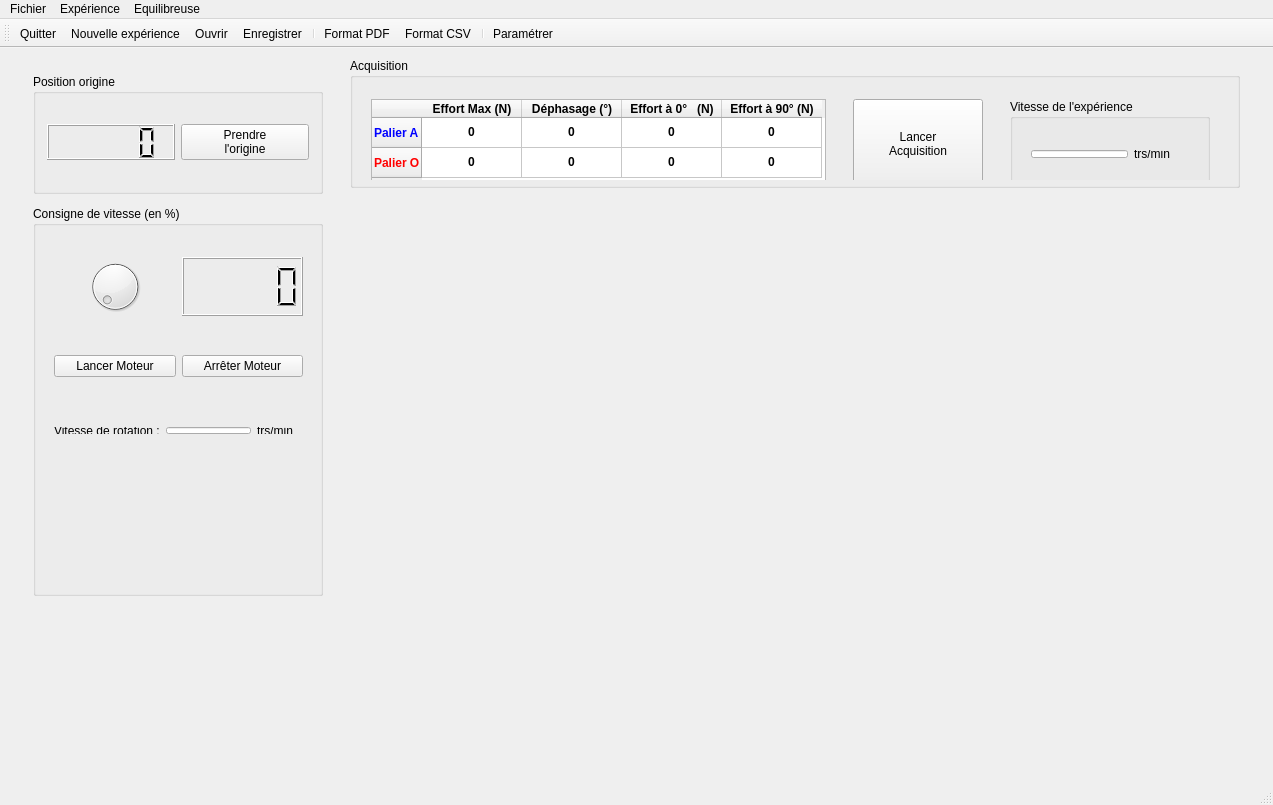
<?xml version="1.0" encoding="UTF-8"?>
<ui version="4.0">
 <class>Equilibreuse</class>
 <widget class="QMainWindow" name="Equilibreuse">
  <property name="geometry">
   <rect>
    <x>0</x>
    <y>0</y>
    <width>1273</width>
    <height>805</height>
   </rect>
  </property>
  <property name="windowTitle">
   <string>Equilibreuse</string>
  </property>
  <property name="styleSheet">
   <string notr="true"/>
  </property>
  <widget class="QWidget" name="centralWidget">
   <widget class="QWidget" name="layoutWidget">
    <property name="geometry">
     <rect>
      <x>8</x>
      <y>9</y>
      <width>341</width>
      <height>741</height>
     </rect>
    </property>
    <layout class="QGridLayout" name="gridLayout_3">
     <item row="0" column="0">
      <widget class="QGroupBox" name="groupeBoxOrigine">
       <property name="minimumSize">
        <size>
         <width>290</width>
         <height>120</height>
        </size>
       </property>
       <property name="maximumSize">
        <size>
         <width>290</width>
         <height>120</height>
        </size>
       </property>
       <property name="title">
        <string>Position origine</string>
       </property>
       <layout class="QGridLayout" name="gridLayout_2">
        <item row="0" column="0">
         <layout class="QGridLayout" name="gridLayout">
          <item row="0" column="0">
           <widget class="QLCDNumber" name="lcdNumberOrigine"/>
          </item>
          <item row="0" column="1">
           <widget class="QPushButton" name="buttonPrendreOrigine">
            <property name="text">
             <string>Prendre
l'origine</string>
            </property>
           </widget>
          </item>
         </layout>
        </item>
       </layout>
      </widget>
     </item>
     <item row="1" column="0">
      <widget class="QGroupBox" name="groupeBoxConsigneVitesse">
       <property name="minimumSize">
        <size>
         <width>290</width>
         <height>390</height>
        </size>
       </property>
       <property name="maximumSize">
        <size>
         <width>280</width>
         <height>390</height>
        </size>
       </property>
       <property name="title">
        <string>Consigne de vitesse (en %)</string>
       </property>
       <widget class="QWidget" name="layoutWidget_2">
        <property name="geometry">
         <rect>
          <x>10</x>
          <y>210</y>
          <width>271</width>
          <height>29</height>
         </rect>
        </property>
        <layout class="QHBoxLayout" name="horizontalLayoutVitesseRotation">
         <item>
          <widget class="QLabel" name="label_VitesseRotation">
           <property name="text">
            <string>Vitesse de rotation :</string>
           </property>
          </widget>
         </item>
         <item>
          <widget class="QLineEdit" name="lineEditVitesseMoteur"/>
         </item>
         <item>
          <widget class="QLabel" name="label_Unite1">
           <property name="text">
            <string>trs/min   </string>
           </property>
          </widget>
         </item>
        </layout>
       </widget>
       <widget class="QWidget" name="layoutWidget_3">
        <property name="geometry">
         <rect>
          <x>10</x>
          <y>130</y>
          <width>271</width>
          <height>61</height>
         </rect>
        </property>
        <layout class="QHBoxLayout" name="horizontalLayout">
         <item>
          <widget class="QPushButton" name="buttonLancerMoteur">
           <property name="text">
            <string>Lancer Moteur</string>
           </property>
          </widget>
         </item>
         <item>
          <widget class="QPushButton" name="buttonArretMoteur">
           <property name="text">
            <string>Arrêter Moteur</string>
           </property>
          </widget>
         </item>
        </layout>
       </widget>
       <widget class="QWidget" name="layoutWidget_4">
        <property name="geometry">
         <rect>
          <x>10</x>
          <y>40</y>
          <width>271</width>
          <height>81</height>
         </rect>
        </property>
        <layout class="QHBoxLayout" name="horizontalLayout_2">
         <item>
          <widget class="QDial" name="buttonFixerConsigneVitesse">
           <property name="maximum">
            <number>100</number>
           </property>
          </widget>
         </item>
         <item>
          <widget class="QLCDNumber" name="lcdNumberPourcentageVitesse"/>
         </item>
        </layout>
       </widget>
      </widget>
     </item>
     <item row="2" column="0">
      <widget class="QWidget" name="widgetImage" native="true">
       <property name="minimumSize">
        <size>
         <width>290</width>
         <height>170</height>
        </size>
       </property>
       <property name="maximumSize">
        <size>
         <width>290</width>
         <height>170</height>
        </size>
       </property>
       <property name="styleSheet">
        <string notr="true">Border-image: url(:/images/Maquette.png);</string>
       </property>
      </widget>
     </item>
    </layout>
   </widget>
   <widget class="QWidget" name="widgetCourbes" native="true">
    <property name="geometry">
     <rect>
      <x>370</x>
      <y>140</y>
      <width>890</width>
      <height>609</height>
     </rect>
    </property>
    <property name="minimumSize">
     <size>
      <width>890</width>
      <height>600</height>
     </size>
    </property>
   </widget>
   <widget class="QGroupBox" name="groupeBoxAcquisition">
    <property name="geometry">
     <rect>
      <x>350</x>
      <y>10</y>
      <width>890</width>
      <height>130</height>
     </rect>
    </property>
    <property name="minimumSize">
     <size>
      <width>890</width>
      <height>130</height>
     </size>
    </property>
    <property name="maximumSize">
     <size>
      <width>890</width>
      <height>130</height>
     </size>
    </property>
    <property name="title">
     <string>Acquisition</string>
    </property>
    <widget class="QWidget" name="layoutWidget_5">
     <property name="geometry">
      <rect>
       <x>10</x>
       <y>30</y>
       <width>861</width>
       <height>92</height>
      </rect>
     </property>
     <layout class="QHBoxLayout" name="horizontalLayout_4">
      <item>
       <widget class="QTableWidget" name="tableWidgetAcquisition">
        <property name="minimumSize">
         <size>
          <width>455</width>
          <height>85</height>
         </size>
        </property>
        <property name="maximumSize">
         <size>
          <width>455</width>
          <height>85</height>
         </size>
        </property>
        <property name="verticalScrollBarPolicy">
         <enum>Qt::ScrollBarAlwaysOff</enum>
        </property>
        <property name="horizontalScrollBarPolicy">
         <enum>Qt::ScrollBarAlwaysOff</enum>
        </property>
        <property name="editTriggers">
         <set>QAbstractItemView::NoEditTriggers</set>
        </property>
        <property name="tabKeyNavigation">
         <bool>false</bool>
        </property>
        <property name="showDropIndicator" stdset="0">
         <bool>false</bool>
        </property>
        <property name="dragDropOverwriteMode">
         <bool>false</bool>
        </property>
        <row>
         <property name="text">
          <string>Palier A</string>
         </property>
         <property name="font">
          <font>
           <weight>75</weight>
           <bold>true</bold>
          </font>
         </property>
         <property name="textAlignment">
          <set>AlignLeading|AlignVCenter</set>
         </property>
         <property name="foreground">
          <brush brushstyle="SolidPattern">
           <color alpha="255">
            <red>0</red>
            <green>0</green>
            <blue>255</blue>
           </color>
          </brush>
         </property>
        </row>
        <row>
         <property name="text">
          <string>Palier O</string>
         </property>
         <property name="font">
          <font>
           <weight>75</weight>
           <bold>true</bold>
          </font>
         </property>
         <property name="foreground">
          <brush brushstyle="SolidPattern">
           <color alpha="255">
            <red>255</red>
            <green>0</green>
            <blue>0</blue>
           </color>
          </brush>
         </property>
        </row>
        <column>
         <property name="text">
          <string>Effort Max (N)</string>
         </property>
         <property name="font">
          <font>
           <weight>75</weight>
           <bold>true</bold>
          </font>
         </property>
        </column>
        <column>
         <property name="text">
          <string>Déphasage (°)</string>
         </property>
         <property name="font">
          <font>
           <weight>75</weight>
           <bold>true</bold>
          </font>
         </property>
        </column>
        <column>
         <property name="text">
          <string>Effort à 0°   (N)</string>
         </property>
         <property name="font">
          <font>
           <weight>75</weight>
           <bold>true</bold>
          </font>
         </property>
        </column>
        <column>
         <property name="text">
          <string>Effort à 90° (N)</string>
         </property>
         <property name="font">
          <font>
           <weight>75</weight>
           <bold>true</bold>
          </font>
         </property>
        </column>
        <item row="0" column="0">
         <property name="text">
          <string>0</string>
         </property>
         <property name="toolTip">
          <string/>
         </property>
         <property name="whatsThis">
          <string/>
         </property>
         <property name="font">
          <font>
           <weight>75</weight>
           <bold>true</bold>
          </font>
         </property>
         <property name="textAlignment">
          <set>AlignCenter</set>
         </property>
         <property name="foreground">
          <brush brushstyle="NoBrush">
           <color alpha="255">
            <red>0</red>
            <green>0</green>
            <blue>255</blue>
           </color>
          </brush>
         </property>
        </item>
        <item row="0" column="1">
         <property name="text">
          <string>0</string>
         </property>
         <property name="font">
          <font>
           <weight>75</weight>
           <bold>true</bold>
          </font>
         </property>
         <property name="textAlignment">
          <set>AlignCenter</set>
         </property>
         <property name="foreground">
          <brush brushstyle="NoBrush">
           <color alpha="255">
            <red>0</red>
            <green>0</green>
            <blue>255</blue>
           </color>
          </brush>
         </property>
        </item>
        <item row="0" column="2">
         <property name="text">
          <string>0</string>
         </property>
         <property name="font">
          <font>
           <weight>75</weight>
           <bold>true</bold>
          </font>
         </property>
         <property name="textAlignment">
          <set>AlignCenter</set>
         </property>
         <property name="foreground">
          <brush brushstyle="NoBrush">
           <color alpha="255">
            <red>0</red>
            <green>0</green>
            <blue>255</blue>
           </color>
          </brush>
         </property>
        </item>
        <item row="0" column="3">
         <property name="text">
          <string>0</string>
         </property>
         <property name="font">
          <font>
           <weight>75</weight>
           <bold>true</bold>
          </font>
         </property>
         <property name="textAlignment">
          <set>AlignCenter</set>
         </property>
         <property name="foreground">
          <brush brushstyle="NoBrush">
           <color alpha="255">
            <red>0</red>
            <green>0</green>
            <blue>255</blue>
           </color>
          </brush>
         </property>
        </item>
        <item row="1" column="0">
         <property name="text">
          <string>0</string>
         </property>
         <property name="font">
          <font>
           <weight>75</weight>
           <bold>true</bold>
          </font>
         </property>
         <property name="textAlignment">
          <set>AlignCenter</set>
         </property>
         <property name="background">
          <brush brushstyle="NoBrush">
           <color alpha="255">
            <red>0</red>
            <green>0</green>
            <blue>0</blue>
           </color>
          </brush>
         </property>
         <property name="foreground">
          <brush brushstyle="NoBrush">
           <color alpha="255">
            <red>255</red>
            <green>0</green>
            <blue>0</blue>
           </color>
          </brush>
         </property>
        </item>
        <item row="1" column="1">
         <property name="text">
          <string>0</string>
         </property>
         <property name="font">
          <font>
           <weight>75</weight>
           <bold>true</bold>
          </font>
         </property>
         <property name="textAlignment">
          <set>AlignCenter</set>
         </property>
         <property name="background">
          <brush brushstyle="NoBrush">
           <color alpha="255">
            <red>0</red>
            <green>0</green>
            <blue>0</blue>
           </color>
          </brush>
         </property>
         <property name="foreground">
          <brush brushstyle="NoBrush">
           <color alpha="255">
            <red>255</red>
            <green>0</green>
            <blue>0</blue>
           </color>
          </brush>
         </property>
        </item>
        <item row="1" column="2">
         <property name="text">
          <string>0</string>
         </property>
         <property name="toolTip">
          <string notr="true"/>
         </property>
         <property name="font">
          <font>
           <weight>75</weight>
           <bold>true</bold>
          </font>
         </property>
         <property name="textAlignment">
          <set>AlignCenter</set>
         </property>
         <property name="foreground">
          <brush brushstyle="NoBrush">
           <color alpha="255">
            <red>255</red>
            <green>0</green>
            <blue>0</blue>
           </color>
          </brush>
         </property>
        </item>
        <item row="1" column="3">
         <property name="text">
          <string>0</string>
         </property>
         <property name="font">
          <font>
           <weight>75</weight>
           <bold>true</bold>
          </font>
         </property>
         <property name="textAlignment">
          <set>AlignCenter</set>
         </property>
         <property name="foreground">
          <brush brushstyle="NoBrush">
           <color alpha="255">
            <red>255</red>
            <green>0</green>
            <blue>0</blue>
           </color>
          </brush>
         </property>
        </item>
       </widget>
      </item>
      <item>
       <spacer name="horizontalSpacer">
        <property name="orientation">
         <enum>Qt::Horizontal</enum>
        </property>
        <property name="sizeHint" stdset="0">
         <size>
          <width>40</width>
          <height>20</height>
         </size>
        </property>
       </spacer>
      </item>
      <item>
       <widget class="QPushButton" name="buttonLancerAcquisition">
        <property name="minimumSize">
         <size>
          <width>130</width>
          <height>90</height>
         </size>
        </property>
        <property name="maximumSize">
         <size>
          <width>130</width>
          <height>90</height>
         </size>
        </property>
        <property name="text">
         <string>Lancer
Acquisition</string>
        </property>
       </widget>
      </item>
      <item>
       <spacer name="horizontalSpacer_2">
        <property name="orientation">
         <enum>Qt::Horizontal</enum>
        </property>
        <property name="sizeHint" stdset="0">
         <size>
          <width>40</width>
          <height>20</height>
         </size>
        </property>
       </spacer>
      </item>
      <item>
       <widget class="QGroupBox" name="groupBoxVitesse">
        <property name="minimumSize">
         <size>
          <width>200</width>
          <height>90</height>
         </size>
        </property>
        <property name="maximumSize">
         <size>
          <width>200</width>
          <height>90</height>
         </size>
        </property>
        <property name="title">
         <string>Vitesse de l'expérience </string>
        </property>
        <widget class="QWidget" name="layoutWidget_6">
         <property name="geometry">
          <rect>
           <x>10</x>
           <y>40</y>
           <width>171</width>
           <height>30</height>
          </rect>
         </property>
         <layout class="QHBoxLayout" name="horizontalLayout_3">
          <item>
           <widget class="QLineEdit" name="lineEditVitesseExperience">
            <property name="maximumSize">
             <size>
              <width>160</width>
              <height>40</height>
             </size>
            </property>
            <property name="font">
             <font>
              <pointsize>10</pointsize>
              <weight>75</weight>
              <bold>true</bold>
             </font>
            </property>
            <property name="acceptDrops">
             <bool>false</bool>
            </property>
            <property name="alignment">
             <set>Qt::AlignCenter</set>
            </property>
            <property name="readOnly">
             <bool>true</bool>
            </property>
           </widget>
          </item>
          <item>
           <widget class="QLabel" name="label_Unite1_2">
            <property name="text">
             <string>trs/min   </string>
            </property>
           </widget>
          </item>
         </layout>
        </widget>
       </widget>
      </item>
     </layout>
    </widget>
   </widget>
  </widget>
  <widget class="QMenuBar" name="menuBar">
   <property name="geometry">
    <rect>
     <x>0</x>
     <y>0</y>
     <width>1273</width>
     <height>21</height>
    </rect>
   </property>
   <widget class="QMenu" name="menuFichier">
    <property name="title">
     <string>Fichier</string>
    </property>
    <addaction name="actionNouvelle_Experience"/>
    <addaction name="actionOuvrir"/>
    <addaction name="actionEnregistrer"/>
    <addaction name="separator"/>
    <addaction name="actionQuitter"/>
   </widget>
   <widget class="QMenu" name="menuExperience">
    <property name="title">
     <string>Expérience</string>
    </property>
    <widget class="QMenu" name="menuExporter">
     <property name="title">
      <string>Exporter</string>
     </property>
     <addaction name="actionMesures_brutes"/>
     <addaction name="actionFormat_CSV"/>
     <addaction name="actionFormat_PDF"/>
    </widget>
    <widget class="QMenu" name="menuOption">
     <property name="title">
      <string>Option</string>
     </property>
     <addaction name="actionAffichage_en_degre"/>
     <addaction name="actionAffichage_en_Newton"/>
    </widget>
    <addaction name="actionImporter_mesures_brutes"/>
    <addaction name="menuExporter"/>
    <addaction name="separator"/>
    <addaction name="actionConfigurer"/>
    <addaction name="menuOption"/>
   </widget>
   <widget class="QMenu" name="menuEquilibreuse">
    <property name="title">
     <string>Equilibreuse</string>
    </property>
    <addaction name="actionParametrer"/>
   </widget>
   <addaction name="menuFichier"/>
   <addaction name="menuExperience"/>
   <addaction name="menuEquilibreuse"/>
  </widget>
  <widget class="QToolBar" name="mainToolBar">
   <attribute name="toolBarArea">
    <enum>TopToolBarArea</enum>
   </attribute>
   <attribute name="toolBarBreak">
    <bool>false</bool>
   </attribute>
   <addaction name="actionQuitter"/>
   <addaction name="actionNouvelle_Experience"/>
   <addaction name="actionOuvrir"/>
   <addaction name="actionEnregistrer"/>
   <addaction name="separator"/>
   <addaction name="actionFormat_PDF"/>
   <addaction name="actionFormat_CSV"/>
   <addaction name="separator"/>
   <addaction name="actionParametrer"/>
  </widget>
  <widget class="QStatusBar" name="statusBar"/>
  <action name="actionNouvelle_Experience">
   <property name="icon">
    <iconset resource="images.qrc">
     <normaloff>:/images/Nouveau.png</normaloff>:/images/Nouveau.png</iconset>
   </property>
   <property name="text">
    <string>Nouvelle expérience</string>
   </property>
  </action>
  <action name="actionOuvrir">
   <property name="icon">
    <iconset resource="images.qrc">
     <normaloff>:/images/Ouvrir.png</normaloff>:/images/Ouvrir.png</iconset>
   </property>
   <property name="text">
    <string>Ouvrir</string>
   </property>
  </action>
  <action name="actionEnregistrer">
   <property name="icon">
    <iconset resource="images.qrc">
     <normaloff>:/images/Enregistrer.png</normaloff>:/images/Enregistrer.png</iconset>
   </property>
   <property name="text">
    <string>Enregistrer</string>
   </property>
  </action>
  <action name="actionImporter_mesures_brutes">
   <property name="text">
    <string>Importer mesures brutes</string>
   </property>
  </action>
  <action name="actionMesures_brutes">
   <property name="text">
    <string>Mesures brutes</string>
   </property>
  </action>
  <action name="actionFormat_CSV">
   <property name="icon">
    <iconset resource="images.qrc">
     <normaloff>:/images/Excel.png</normaloff>:/images/Excel.png</iconset>
   </property>
   <property name="text">
    <string>Format CSV</string>
   </property>
  </action>
  <action name="actionFormat_PDF">
   <property name="icon">
    <iconset resource="images.qrc">
     <normaloff>:/images/LogoPdf.png</normaloff>:/images/LogoPdf.png</iconset>
   </property>
   <property name="text">
    <string>Format PDF</string>
   </property>
  </action>
  <action name="actionConfigurer">
   <property name="text">
    <string>Configurer</string>
   </property>
  </action>
  <action name="actionAffichage_en_degre">
   <property name="checkable">
    <bool>true</bool>
   </property>
   <property name="checked">
    <bool>true</bool>
   </property>
   <property name="text">
    <string>Affichage en degré</string>
   </property>
  </action>
  <action name="actionAffichage_en_Newton">
   <property name="checkable">
    <bool>true</bool>
   </property>
   <property name="checked">
    <bool>true</bool>
   </property>
   <property name="text">
    <string>Affichage en Newton</string>
   </property>
  </action>
  <action name="actionDecalage_origine">
   <property name="checkable">
    <bool>true</bool>
   </property>
   <property name="checked">
    <bool>true</bool>
   </property>
   <property name="text">
    <string>Décalage origine</string>
   </property>
  </action>
  <action name="actionQuitter">
   <property name="icon">
    <iconset resource="images.qrc">
     <normaloff>:/images/Croix.png</normaloff>:/images/Croix.png</iconset>
   </property>
   <property name="text">
    <string>Quitter</string>
   </property>
  </action>
  <action name="actionParametrer">
   <property name="icon">
    <iconset resource="images.qrc">
     <normaloff>:/images/Parmetres.png</normaloff>:/images/Parmetres.png</iconset>
   </property>
   <property name="text">
    <string>Paramétrer</string>
   </property>
  </action>
 </widget>
 <layoutdefault spacing="6" margin="11"/>
 <resources>
  <include location="images.qrc"/>
 </resources>
 <connections>
  <connection>
   <sender>actionQuitter</sender>
   <signal>triggered()</signal>
   <receiver>Equilibreuse</receiver>
   <slot>close()</slot>
   <hints>
    <hint type="sourcelabel">
     <x>-1</x>
     <y>-1</y>
    </hint>
    <hint type="destinationlabel">
     <x>697</x>
     <y>402</y>
    </hint>
   </hints>
  </connection>
  <connection>
   <sender>buttonFixerConsigneVitesse</sender>
   <signal>sliderMoved(int)</signal>
   <receiver>lcdNumberPourcentageVitesse</receiver>
   <slot>display(int)</slot>
   <hints>
    <hint type="sourcelabel">
     <x>121</x>
     <y>290</y>
    </hint>
    <hint type="destinationlabel">
     <x>211</x>
     <y>294</y>
    </hint>
   </hints>
  </connection>
 </connections>
</ui>
